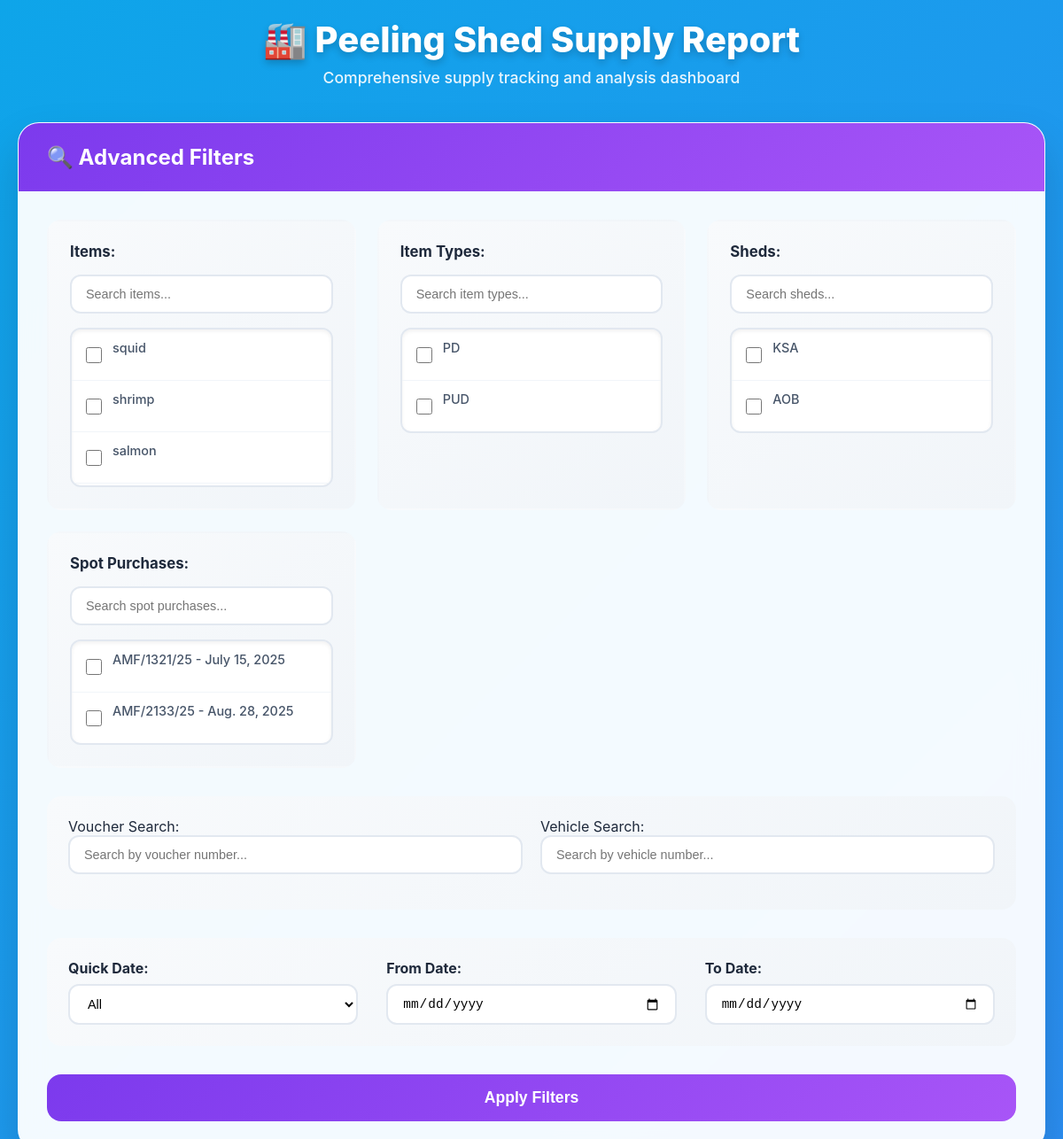
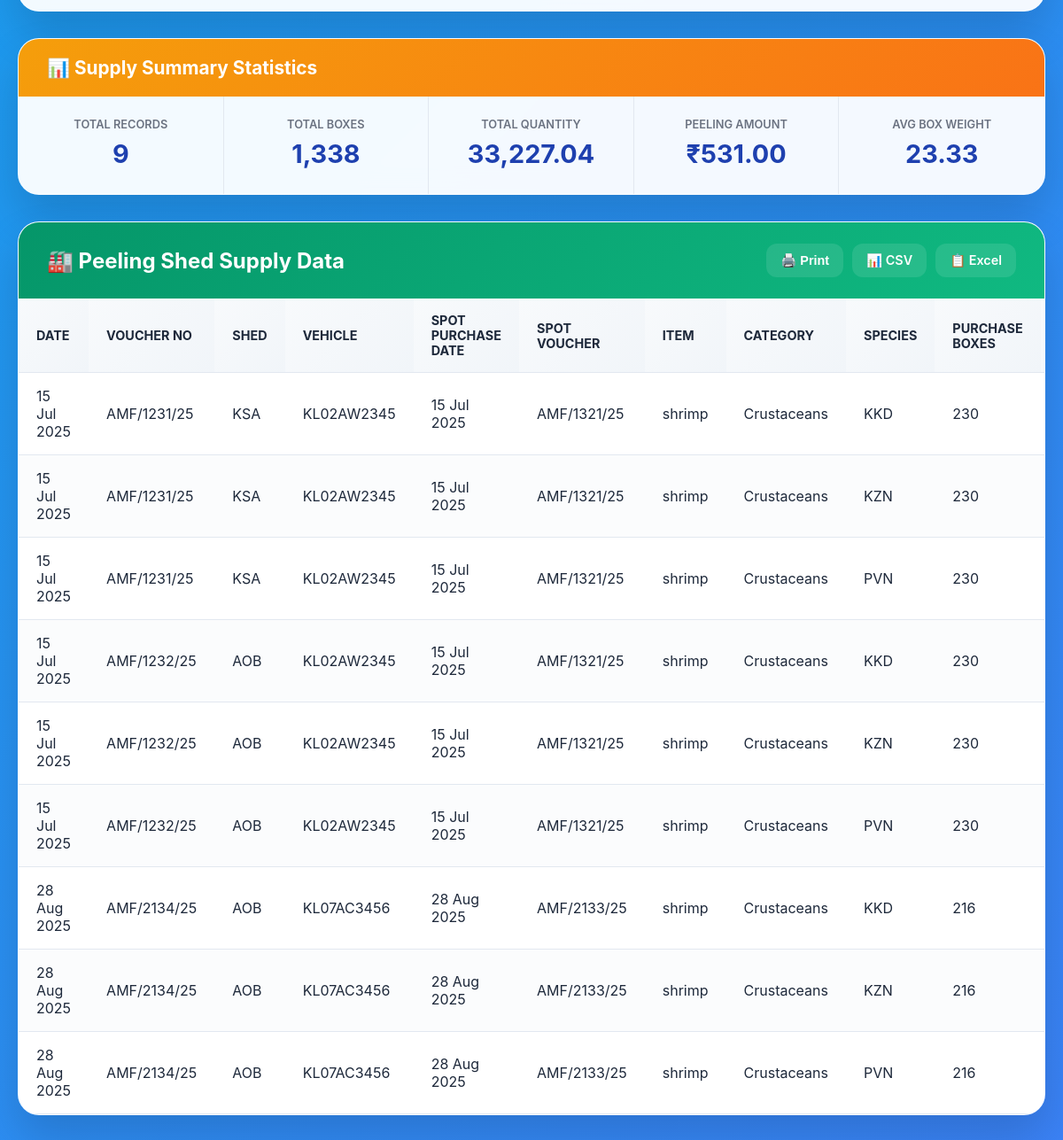
The page /adminapp/reports/peeling-shed-supply/ on the database its author committed (2 pictures, top to bottom).
### adminapp/models.py (models this page shows, shortened)
class BaseModel(models.Model):
    id = models.CharField(
        primary_key=True,
        max_length=4,
        editable=False,
        unique=True,
        default=generate_short_id
    )
    class Meta:
        abstract = True

class Item(BaseModel):
    category = models.ForeignKey(ItemCategory, on_delete=models.CASCADE)
    name = models.CharField(max_length=100)
    code = models.CharField(max_length=50, unique=True)
    is_peeling = models.BooleanField(default=False)
    peeling_method = models.CharField(max_length=100, blank=True)

class ItemType(BaseModel):
    item = models.ForeignKey(Item, on_delete=models.CASCADE)
    name = models.CharField(max_length=100)
    code = models.CharField(max_length=50, unique=True, blank=True, null=True)

class Shed(models.Model):
    name = models.CharField(max_length=100, unique=True)
    code = models.CharField(max_length=50, unique=True)
    address = models.TextField()
    contact_number = models.CharField(max_length=20)
    capacity_per_day_kg = models.DecimalField(max_digits=10, decimal_places=2)

class SpotPurchase(BaseModel):
    date = models.DateField()
    voucher_number = models.CharField(max_length=20, unique=True)
    spot = models.ForeignKey('PurchasingSpot', on_delete=models.CASCADE)
    supervisor = models.ForeignKey('PurchasingSupervisor', on_delete=models.CASCADE)
    agent = models.ForeignKey('PurchasingAgent', on_delete=models.CASCADE)
    total_amount = models.DecimalField(max_digits=12, decimal_places=2, default=0)
    total_quantity = models.DecimalField(max_digits=12, decimal_places=2, default=0)
    total_items = models.IntegerField(null=True, blank=True)

class PeelingShedSupply(models.Model):
    date = models.DateField()
    voucher_number = models.CharField(max_length=50, unique=True)
    shed = models.ForeignKey('shed', on_delete=models.CASCADE)
    vehicle_number = models.CharField(max_length=50)
    spot_purchase_date = models.DateField(null=True, blank=True)
    spot_purchase = models.ForeignKey('SpotPurchase', on_delete=models.CASCADE)
    spot_purchase_item = models.ForeignKey('SpotPurchaseItem', on_delete=models.CASCADE)
    SpotPurchase_total_boxes = models.PositiveIntegerField()
    SpotPurchase_quantity = models.DecimalField(max_digits=10, decimal_places=2)
    SpotPurchase_average_box_weight = models.DecimalField(max_digits=10, decimal_places=2, default=0)
    boxes_received_shed = models.PositiveIntegerField(default=0)
    quantity_received_shed = models.DecimalField(max_digits=10, decimal_places=2, default=0)

### adminapp/views.py (the view, shortened to what this page needs)
# urls.py: path('reports/peeling-shed-supply/', views.peeling_shed_supply_report, name='peeling_shed_supply_report'),
def peeling_shed_supply_report(request):
    items = Item.objects.all()
    item_types = ItemType.objects.all()
    sheds = Shed.objects.all()
    spot_purchases = SpotPurchase.objects.all()
    queryset = PeelingShedSupply.objects.select_related(
        "shed", "spot_purchase", "spot_purchase_item", "spot_purchase_item__item"
    ).prefetch_related("peeling_types", "peeling_types__item", "peeling_types__item_type")
    selected_items = request.GET.getlist("items")
    selected_item_types = request.GET.getlist("item_types")
    selected_sheds = request.GET.getlist("sheds")
    selected_spot_purchases = request.GET.getlist("spot_purchases")
    date_filter = request.GET.get("date_filter")
    start_date = request.GET.get("start_date")
    end_date = request.GET.get("end_date")
    voucher_search = request.GET.get("voucher_search", "").strip()
    vehicle_search = request.GET.get("vehicle_search", "").strip()
    if selected_items:
        queryset = queryset.filter(spot_purchase_item__item__id__in=selected_items)
    if selected_item_types:
        queryset = queryset.filter(peeling_types__item_type__id__in=selected_item_types)
    if selected_sheds:
        queryset = queryset.filter(shed__id__in=selected_sheds)
    if selected_spot_purchases:
        queryset = queryset.filter(spot_purchase__id__in=selected_spot_purchases)
    if voucher_search:
        queryset = queryset.filter(voucher_number__icontains=voucher_search)
    if vehicle_search:
        queryset = queryset.filter(vehicle_number__icontains=vehicle_search)
    if date_filter == "week":
        queryset = queryset.filter(date__gte=now().date() - timedelta(days=7))
    elif date_filter == "month":
        queryset = queryset.filter(date__month=now().month)
    elif date_filter == "year":
        queryset = queryset.filter(date__year=now().year)
    summary = (
        queryset.values(
            "voucher_number",
            "date",
            "shed__name",
            "vehicle_number",
            "spot_purchase_date",
            "spot_purchase__voucher_number",
            "spot_purchase_item__item__name",
            "spot_purchase_item__item__category__name",
            "spot_purchase_item__item__species__name",
        )
        .annotate(
            total_boxes_purchase=Sum("SpotPurchase_total_boxes"),
            total_quantity_purchase=Sum("SpotPurchase_quantity"),
            avg_box_weight=Avg("SpotPurchase_average_box_weight"),
            boxes_received=Sum("boxes_received_shed"),
            quantity_received=Sum("quantity_received_shed"),
            total_peeling_amount=Sum("peeling_types__amount"),
        )
        .order_by("date")
    )
    vouchers = PeelingShedSupply.objects.values_list('voucher_number', flat=True).distinct().order_by('voucher_number')
    vehicles = PeelingShedSupply.objects.values_list('vehicle_number', flat=True).distinct().order_by('vehicle_number')
    action = request.GET.get("action")
    print_mode = request.GET.get("print")  # Check for print parameter
    return render(
        request,
        "adminapp/report/peeling_shed_supply_report.html",
        {
            "summary": summary,
            "items": items,
            "item_types": item_types,
            "sheds": sheds,
            "spot_purchases": spot_purchases,
            "vouchers": vouchers,
            "vehicles": vehicles,
            "selected_items": selected_items,
            "selected_item_types": selected_item_types,
            "selected_sheds": selected_sheds,
            "selected_spot_purchases": selected_spot_purchases,
            "date_filter": date_filter,
            "start_date": start_date,
            "end_date": end_date,
            "voucher_search": voucher_search,
            "vehicle_search": vehicle_search,
        },
    )

### adminapp/templates/adminapp/report/peeling_shed_supply_report.html (shortened to what this page needs)
<!DOCTYPE html>
<html>
<head>
</head>
<body>
    <div class="container">
        <div class="page-header">
            <h2>🏭 Peeling Shed Supply Report</h2>
            <p>Comprehensive supply tracking and analysis dashboard</p>
        </div>
        <div class="card">
            <div class="card-header">
                <h3>🔍 Advanced Filters</h3>
            </div>
            <div class="card-body">
                <form method="get" id="filterForm">
                    <div class="filters-grid">
                        <div class="filter-section">
                            <label>Items: <span id="itemsCount" class="selected-count" style="display: none;">0</span></label>
                            <input type="text" class="search-box" placeholder="Search items..." id="itemsSearch">
                            <div class="options-container" id="itemsContainer">
                                {% for item in items %}
                                    <div class="option-item">
                                        <input type="checkbox" name="items" value="{{ item.id }}" id="item_{{ item.id }}"
                                               {% if item.id|stringformat:"s" in selected_items %}checked{% endif %}>
                                        <label for="item_{{ item.id }}">{{ item.name }}</label>
                                    </div>
                                {% endfor %}
                            </div>
                        </div>
                        <div class="filter-section">
                            <label>Item Types: <span id="itemTypesCount" class="selected-count" style="display: none;">0</span></label>
                            <input type="text" class="search-box" placeholder="Search item types..." id="itemTypesSearch">
                            <div class="options-container" id="itemTypesContainer">
                                {% for item_type in item_types %}
                                    <div class="option-item">
                                        <input type="checkbox" name="item_types" value="{{ item_type.id }}" id="item_type_{{ item_type.id }}"
                                               {% if item_type.id|stringformat:"s" in selected_item_types %}checked{% endif %}>
                                        <label for="item_type_{{ item_type.id }}">{{ item_type.name }}</label>
                                    </div>
                                {% endfor %}
                            </div>
                        </div>
                        <div class="filter-section">
                            <label>Sheds: <span id="shedsCount" class="selected-count" style="display: none;">0</span></label>
                            <input type="text" class="search-box" placeholder="Search sheds..." id="shedsSearch">
                            <div class="options-container" id="shedsContainer">
                                {% for shed in sheds %}
                                    <div class="option-item">
                                        <input type="checkbox" name="sheds" value="{{ shed.id }}" id="shed_{{ shed.id }}"
                                               {% if shed.id|stringformat:"s" in selected_sheds %}checked{% endif %}>
                                        <label for="shed_{{ shed.id }}">{{ shed.name }}</label>
                                    </div>
                                {% endfor %}
                            </div>
                        </div>
                        <div class="filter-section">
                            <label>Spot Purchases: <span id="spotPurchasesCount" class="selected-count" style="display: none;">0</span></label>
                            <input type="text" class="search-box" placeholder="Search spot purchases..." id="spotPurchasesSearch">
                            <div class="options-container" id="spotPurchasesContainer">
                                {% for spot_purchase in spot_purchases %}
                                    <div class="option-item">
                                        <input type="checkbox" name="spot_purchases" value="{{ spot_purchase.id }}" id="spot_purchase_{{ spot_purchase.id }}"
                                               {% if spot_purchase.id|stringformat:"s" in selected_spot_purchases %}checked{% endif %}>
                                        <label for="spot_purchase_{{ spot_purchase.id }}">{{ spot_purchase.voucher_number }} - {{ spot_purchase.date }}</label>
                                    </div>
                                {% endfor %}
                            </div>
                        </div>
                    </div>
                    <div class="search-section">
                        <div>
                            <label>Voucher Search:</label>
                            <input type="text" name="voucher_search" value="{{ voucher_search }}" class="search-input"
                                   placeholder="Search by voucher number..." list="voucher-suggestions">
                        </div>
                        <div>
                            <label>Vehicle Search:</label>
                            <input type="text" name="vehicle_search" value="{{ vehicle_search }}" class="search-input"
                                   placeholder="Search by vehicle number..." list="vehicle-suggestions">
                        </div>
                    </div>
                    <div class="date-section">
                        <div class="date-group">
                            <label>Quick Date:</label>
                            <select name="date_filter">
                                <option value="">All</option>
                            </select>
                        </div>
                        <div class="date-group">
                            <label>From Date:</label>
                            <input type="date" name="start_date" value="{{ start_date }}">
                        </div>
                        <div class="date-group">
                            <label>To Date:</label>
                            <input type="date" name="end_date" value="{{ end_date }}">
                        </div>
                    </div>
                    <button type="submit" class="apply-button">Apply Filters</button>
                </form>
            </div>
        </div>
        <div class="summary-stats">
            <div class="stats-header">
                <h3>📊 Supply Summary Statistics</h3>
            </div>
            <div class="stats-grid">
                <div class="stat-item">
                    <div class="stat-label">Total Records</div>
                    <div class="stat-value" id="totalRecords">{{ summary|length }}</div>
                </div>
                <div class="stat-item">
                    <div class="stat-label">Total Boxes</div>
                    <div class="stat-value" id="totalBoxes">0</div>
                </div>
                <div class="stat-item">
                    <div class="stat-label">Total Quantity</div>
                    <div class="stat-value" id="totalQuantity">0</div>
                </div>
                <div class="stat-item">
                    <div class="stat-label">Peeling Amount</div>
                    <div class="stat-value" id="totalPeelingAmount">₹0.00</div>
                </div>
                <div class="stat-item">
                    <div class="stat-label">Avg Box Weight</div>
                    <div class="stat-value" id="avgBoxWeight">0.00</div>
                </div>
            </div>
        </div>
        <div class="card">
            <div class="table-header">
                <h3>🏭 Peeling Shed Supply Data</h3>
                <div class="export-buttons">
                    <button class="export-btn" onclick="printReport()">🖨️ Print</button>
                    <a href="?action=csv&{{ request.GET.urlencode }}" class="export-btn">📊 CSV</a>
                    <a href="?action=excel&{{ request.GET.urlencode }}" class="export-btn">📋 Excel</a>
                </div>
            </div>
            <div class="table-container">
                <table>
                    <thead>
                        <tr>
                            <th>Date</th>
                            <th>Voucher No</th>
                            <th>Shed</th>
                            <th>Vehicle</th>
                            <th>Spot Purchase Date</th>
                            <th>Spot Voucher</th>
                            <th>Item</th>
                            <th>Category</th>
                            <th>Species</th>
                            <th>Purchase Boxes</th>
                            <th>Purchase Quantity</th>
                        </tr>
                    </thead>
                    <tbody>
                        {% for row in summary %}
                        <tr>
                            <td>{{ row.date|date:"d M Y" }}</td>
                            <td>{{ row.voucher_number }}</td>
                            <td>{{ row.shed__name }}</td>
                            <td>{{ row.vehicle_number }}</td>
                            <td>{{ row.spot_purchase_date|date:"d M Y"|default:"N/A" }}</td>
                            <td>{{ row.spot_purchase__voucher_number|default:"N/A" }}</td>
                            <td>{{ row.spot_purchase_item__item__name|default:"N/A" }}</td>
                            <td>{{ row.spot_purchase_item__item__category__name|default:"N/A" }}</td>
                            <td>{{ row.spot_purchase_item__item__species__name|default:"N/A" }}</td>
                            <td>{{ row.total_boxes_purchase|default:0 }}</td>
                            <td>{{ row.total_quantity_purchase|default:0 }}</td>
                        </tr>
                        {% empty %}
                        <tr class="empty-state">
                            <td colspan="15">🔍 No records found matching your criteria</td>
                        </tr>
                        {% endfor %}
                    </tbody>
                </table>
            </div>
        </div>
    </div>
</body>
</html>

### rows shown on the page
Item: name "squid"
Item: name "shrimp"
Item: name "salmon"
ItemType: name "PD"
ItemType: name "PUD"
Shed: name "KSA"
Shed: name "AOB"
SpotPurchase: voucher_number "AMF/1321/25", date "July 15, 2025"
SpotPurchase: voucher_number "AMF/2133/25", date "Aug. 28, 2025"
PeelingShedSupply: date "15 Jul 2025", voucher_number "AMF/1231/25", shed__name "KSA", vehicle_number "KL02AW2345", spot_purchase_date "15 Jul 2025", spot_purchase__voucher_number "AMF/1321/25", spot_purchase_item__item__name "shrimp", spot_purchase_item__item__category__name "Crustaceans", spot_purchase_item__item__species__name "KKD", total_boxes_purchase "230", spot_purchase_item__item__species__name "KZN", spot_purchase_item__item__species__name "PVN"
PeelingShedSupply: date "15 Jul 2025", voucher_number "AMF/1232/25", shed__name "AOB", vehicle_number "KL02AW2345", spot_purchase_date "15 Jul 2025", spot_purchase__voucher_number "AMF/1321/25", spot_purchase_item__item__name "shrimp", spot_purchase_item__item__category__name "Crustaceans", spot_purchase_item__item__species__name "KKD", total_boxes_purchase "230", spot_purchase_item__item__species__name "KZN", spot_purchase_item__item__species__name "PVN"
PeelingShedSupply: date "28 Aug 2025", voucher_number "AMF/2134/25", shed__name "AOB", vehicle_number "KL07AC3456", spot_purchase_date "28 Aug 2025", spot_purchase__voucher_number "AMF/2133/25", spot_purchase_item__item__name "shrimp", spot_purchase_item__item__category__name "Crustaceans", spot_purchase_item__item__species__name "KKD", total_boxes_purchase "216", spot_purchase_item__item__species__name "KZN", spot_purchase_item__item__species__name "PVN"

### other values the page prints
{{ summary|length }} "9"
